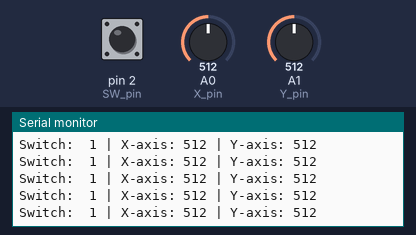
The sketch below on a simulated Arduino Mega 2560, built with avr-gcc and run on an emulated ATmega2560. Parts: the last lines printed to the serial monitor. Inputs (shaded band) come from the test bench; at power-on: A0 (X_pin) = 512, pin 2 (SW_pin) HIGH, A1 (Y_pin) = 512.

Above: at 8.8 s.
8.9 s: A0 (X_pin) set to 987
At 9.6 s:
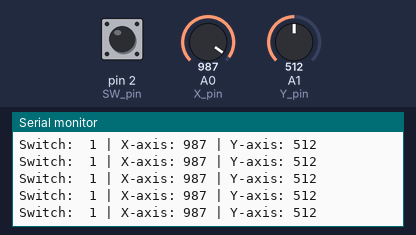
11.9 s: A0 (X_pin) set to 1013
At 12.9 s:
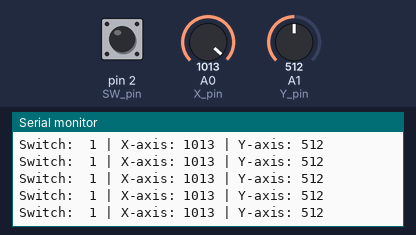
Timing chart, 0 to 14.9 s (numbered marks = the images above; inputs shaded):
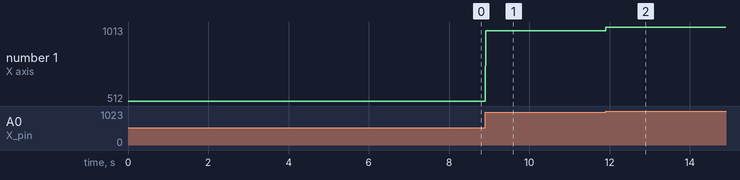

The sketch:

_____________.ino
```cpp
//190-191p
// 아날로그 입력: 조이스틱
#define SW_pin  2 // 조이스틱 스위치핀
#define X_pin  A0 // 조이스틱 X축
#define Y_pin  A1 // 조이스틱 Y축

void setup() {
  pinMode(SW_pin, INPUT_PULLUP);
  Serial.begin(115200);
}

void loop() {
  int sw_state = digitalRead(SW_pin);
  int x_value = analogRead(X_pin);
  int y_value = analogRead(Y_pin);

  Serial.print("Switch:  ");
  Serial.print(sw_state);
  Serial.print(" | ");
  Serial.print("X-axis: ");
  Serial.print(x_value);
  Serial.print(" | ");
  Serial.print("Y-axis: ");
  Serial.println(y_value);
  delay(10);
}
```

Measured:
- after the input at 8.9 s, the serial monitor: prints a new line at once (image 1)
- after the input at 11.9 s, the serial monitor: prints a new line at once (image 2)
- plotted number 1: 512 → 987 after the input at 8.9 s, 987 → 1013 after the input at 11.9 s
